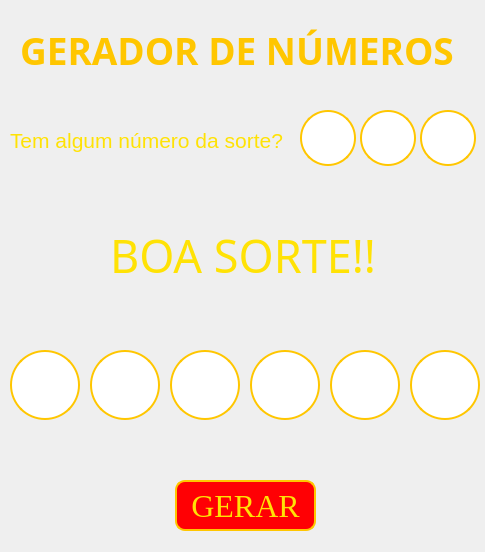
<?xml version="1.0" encoding="UTF-8"?>
<ui version="4.0">
 <class>Gerador</class>
 <widget class="QWidget" name="Gerador">
  <property name="geometry">
   <rect>
    <x>0</x>
    <y>0</y>
    <width>485</width>
    <height>552</height>
   </rect>
  </property>
  <property name="windowTitle">
   <string>Form</string>
  </property>
  <property name="styleSheet">
   <string notr="true"/>
  </property>
  <widget class="QLabel" name="num1">
   <property name="geometry">
    <rect>
     <x>10</x>
     <y>350</y>
     <width>70</width>
     <height>70</height>
    </rect>
   </property>
   <property name="font">
    <font>
     <family>Microsoft Sans Serif</family>
     <pointsize>32</pointsize>
    </font>
   </property>
   <property name="styleSheet">
    <string notr="true">border-radius : 35;
border : 2px solid black;
border-color: rgb(255, 255, 255);
background-color: rgb(255, 255, 255);
border: 2px solid;
border-color:#ffc600;</string>
   </property>
   <property name="text">
    <string/>
   </property>
   <property name="alignment">
    <set>Qt::AlignCenter</set>
   </property>
  </widget>
  <widget class="QLabel" name="num2">
   <property name="geometry">
    <rect>
     <x>90</x>
     <y>350</y>
     <width>70</width>
     <height>70</height>
    </rect>
   </property>
   <property name="font">
    <font>
     <family>Microsoft Sans Serif</family>
     <pointsize>32</pointsize>
    </font>
   </property>
   <property name="styleSheet">
    <string notr="true">border-radius : 35;
border : 2px solid black;
border-color: rgb(255, 255, 255);
background-color: rgb(255, 255, 255);
border: 2px solid;
border-color:#ffc600;</string>
   </property>
   <property name="text">
    <string/>
   </property>
   <property name="alignment">
    <set>Qt::AlignCenter</set>
   </property>
  </widget>
  <widget class="QLabel" name="num3">
   <property name="geometry">
    <rect>
     <x>170</x>
     <y>350</y>
     <width>70</width>
     <height>70</height>
    </rect>
   </property>
   <property name="font">
    <font>
     <family>Microsoft Sans Serif</family>
     <pointsize>32</pointsize>
    </font>
   </property>
   <property name="styleSheet">
    <string notr="true">border-radius : 35;
border : 2px solid black;
border-color: rgb(255, 255, 255);
background-color: rgb(255, 255, 255);
border: 2px solid;
border-color:#ffc600;</string>
   </property>
   <property name="text">
    <string/>
   </property>
   <property name="alignment">
    <set>Qt::AlignCenter</set>
   </property>
  </widget>
  <widget class="QLabel" name="num4">
   <property name="geometry">
    <rect>
     <x>250</x>
     <y>350</y>
     <width>70</width>
     <height>70</height>
    </rect>
   </property>
   <property name="font">
    <font>
     <family>Microsoft Sans Serif</family>
     <pointsize>32</pointsize>
    </font>
   </property>
   <property name="styleSheet">
    <string notr="true">border-radius : 35;
border : 2px solid black;
border-color: rgb(255, 255, 255);
background-color: rgb(255, 255, 255);
border: 2px solid;
border-color:#ffc600;</string>
   </property>
   <property name="text">
    <string/>
   </property>
   <property name="alignment">
    <set>Qt::AlignCenter</set>
   </property>
  </widget>
  <widget class="QLabel" name="num5">
   <property name="geometry">
    <rect>
     <x>330</x>
     <y>350</y>
     <width>70</width>
     <height>70</height>
    </rect>
   </property>
   <property name="font">
    <font>
     <family>Microsoft Sans Serif</family>
     <pointsize>32</pointsize>
    </font>
   </property>
   <property name="styleSheet">
    <string notr="true">border-radius : 35;
border : 2px solid black;
border-color: rgb(255, 255, 255);
background-color: rgb(255, 255, 255);
border: 2px solid;
border-color:#ffc600;</string>
   </property>
   <property name="text">
    <string/>
   </property>
   <property name="alignment">
    <set>Qt::AlignCenter</set>
   </property>
  </widget>
  <widget class="QLabel" name="num6">
   <property name="geometry">
    <rect>
     <x>410</x>
     <y>350</y>
     <width>70</width>
     <height>70</height>
    </rect>
   </property>
   <property name="font">
    <font>
     <family>Microsoft Sans Serif</family>
     <pointsize>32</pointsize>
    </font>
   </property>
   <property name="styleSheet">
    <string notr="true">border-radius : 35;
border : 2px solid black;
border-color: rgb(255, 255, 255);
background-color: rgb(255, 255, 255);
border: 2px solid;
border-color:#ffc600;</string>
   </property>
   <property name="text">
    <string/>
   </property>
   <property name="alignment">
    <set>Qt::AlignCenter</set>
   </property>
  </widget>
  <widget class="QLabel" name="lbl_sorte">
   <property name="geometry">
    <rect>
     <x>10</x>
     <y>120</y>
     <width>281</width>
     <height>41</height>
    </rect>
   </property>
   <property name="font">
    <font>
     <pointsize>16</pointsize>
    </font>
   </property>
   <property name="styleSheet">
    <string notr="true">color: rgb(255, 226, 5);</string>
   </property>
   <property name="text">
    <string>Tem algum número da sorte?</string>
   </property>
  </widget>
  <widget class="QLineEdit" name="sorte1">
   <property name="geometry">
    <rect>
     <x>300</x>
     <y>110</y>
     <width>56</width>
     <height>56</height>
    </rect>
   </property>
   <property name="font">
    <font>
     <family>Microsoft Sans Serif</family>
     <pointsize>26</pointsize>
    </font>
   </property>
   <property name="styleSheet">
    <string notr="true">background-color: rgb(255, 255, 255);
border: 2px solid;
border-color:#ffc600;
border-radius: 28;
</string>
   </property>
   <property name="text">
    <string/>
   </property>
   <property name="alignment">
    <set>Qt::AlignCenter</set>
   </property>
  </widget>
  <widget class="QLineEdit" name="sorte2">
   <property name="geometry">
    <rect>
     <x>360</x>
     <y>110</y>
     <width>56</width>
     <height>56</height>
    </rect>
   </property>
   <property name="font">
    <font>
     <family>Microsoft Sans Serif</family>
     <pointsize>26</pointsize>
    </font>
   </property>
   <property name="styleSheet">
    <string notr="true">background-color: rgb(255, 255, 255);
border-radius: 28;
border: 2px solid;
border-color:#ffc600;</string>
   </property>
   <property name="text">
    <string/>
   </property>
   <property name="alignment">
    <set>Qt::AlignCenter</set>
   </property>
  </widget>
  <widget class="QLineEdit" name="sorte3">
   <property name="geometry">
    <rect>
     <x>420</x>
     <y>110</y>
     <width>56</width>
     <height>56</height>
    </rect>
   </property>
   <property name="font">
    <font>
     <family>Microsoft Sans Serif</family>
     <pointsize>26</pointsize>
    </font>
   </property>
   <property name="styleSheet">
    <string notr="true">background-color: rgb(255, 255, 255);
border-radius: 28;
border: 2px solid;
border-color:#ffc600;</string>
   </property>
   <property name="text">
    <string/>
   </property>
   <property name="alignment">
    <set>Qt::AlignCenter</set>
   </property>
  </widget>
  <widget class="QPushButton" name="btn_gerar">
   <property name="geometry">
    <rect>
     <x>175</x>
     <y>480</y>
     <width>141</width>
     <height>51</height>
    </rect>
   </property>
   <property name="font">
    <font>
     <family>Georgia</family>
     <pointsize>24</pointsize>
    </font>
   </property>
   <property name="styleSheet">
    <string notr="true">QPushButton{
background-color: rgb(255, 0, 4);
border-radius: 10px;
color: rgb(255, 226, 5);
border: 2px solid;
border-color:#ffc600;
}

QPushButton:hover{
background-color: rgb(255, 226, 5);
color: rgb(255, 0, 4);
}


QPushButton:pressed{
background-color: rgb(2, 18, 255);
}</string>
   </property>
   <property name="text">
    <string>GERAR</string>
   </property>
  </widget>
  <widget class="QWidget" name="navbar" native="true">
   <property name="geometry">
    <rect>
     <x>0</x>
     <y>0</y>
     <width>491</width>
     <height>91</height>
    </rect>
   </property>
   <property name="styleSheet">
    <string notr="true">color: #ffc600;</string>
   </property>
   <widget class="QLabel" name="lbl_gerador">
    <property name="geometry">
     <rect>
      <x>20</x>
      <y>20</y>
      <width>451</width>
      <height>61</height>
     </rect>
    </property>
    <property name="font">
     <font>
      <family>Mongolian Baiti</family>
      <pointsize>28</pointsize>
      <weight>75</weight>
      <bold>true</bold>
     </font>
    </property>
    <property name="text">
     <string>GERADOR DE NÚMEROS</string>
    </property>
   </widget>
  </widget>
  <widget class="QLabel" name="label">
   <property name="geometry">
    <rect>
     <x>110</x>
     <y>220</y>
     <width>265</width>
     <height>71</height>
    </rect>
   </property>
   <property name="font">
    <font>
     <family>Monotype Corsiva</family>
     <pointsize>34</pointsize>
    </font>
   </property>
   <property name="styleSheet">
    <string notr="true">color: rgb(255, 226, 5);</string>
   </property>
   <property name="text">
    <string>BOA SORTE!!!</string>
   </property>
  </widget>
  <widget class="QWidget" name="BG" native="true">
   <property name="geometry">
    <rect>
     <x>0</x>
     <y>0</y>
     <width>501</width>
     <height>575</height>
    </rect>
   </property>
   <property name="font">
    <font>
     <family>Gill Sans Ultra Bold</family>
    </font>
   </property>
   <property name="styleSheet">
    <string notr="true">background-image: url(:/image/bg_lot.jpg);</string>
   </property>
  </widget>
  <zorder>BG</zorder>
  <zorder>num1</zorder>
  <zorder>num2</zorder>
  <zorder>num3</zorder>
  <zorder>num4</zorder>
  <zorder>num5</zorder>
  <zorder>num6</zorder>
  <zorder>lbl_sorte</zorder>
  <zorder>sorte1</zorder>
  <zorder>sorte2</zorder>
  <zorder>sorte3</zorder>
  <zorder>btn_gerar</zorder>
  <zorder>navbar</zorder>
  <zorder>label</zorder>
 </widget>
 <resources>
  <include location="file_rc.qrc"/>
 </resources>
 <connections/>
</ui>
